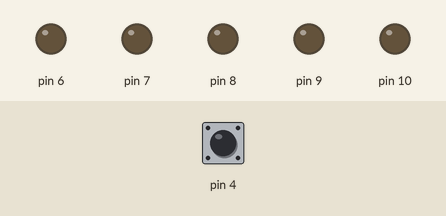
Simulated run of this sketch. Board: Arduino Uno, built with avr-gcc and run on an emulated ATmega328P. On the bench: output pins drawn as LEDs (lit = HIGH). Inputs (shaded band) come from the test bench; at power-on: pin 4 HIGH. Random numbers use the default seed unless the sketch sets one.

Above: at 1.2 s.
1.3 s: pin 4 pulled LOW for 1 s
At 3.0 s:
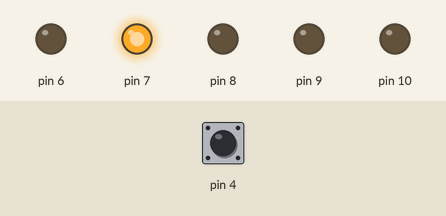
3.8 s: pin 4 pulled LOW for 0.15 s
At 4.3 s:
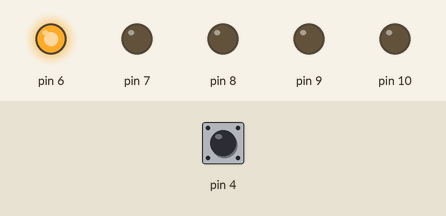
5.4 s: pin 4 pulled LOW for 3.2 s
At 6.0 s:
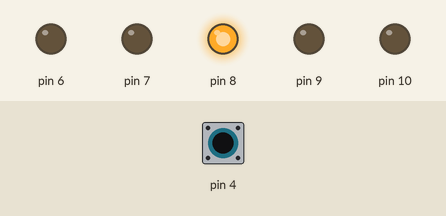
Timing chart, 0 to 9.9 s (numbered marks = the images above; inputs shaded):
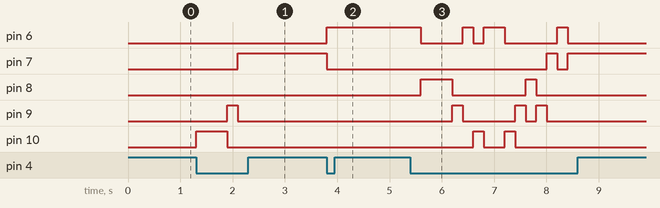

The sketch:

rastgele_LED.ino
```cpp
void setup() {
  // put your setup code here, to run once:
  Serial.begin(9600);
  randomSeed(analogRead(0));

  pinMode(4,INPUT_PULLUP);
  pinMode(6,OUTPUT);
  pinMode(7,OUTPUT);
  pinMode(8,OUTPUT);
  pinMode(9,OUTPUT);
  pinMode(10,OUTPUT);

}

void loop() {
  // put your main code here, to run repeatedly:
  int butonDegeri = digitalRead(4);
  if(butonDegeri == 0)//butona basıldı
  {
    for(int i=6;i<=10;i++)
      digitalWrite(i,LOW);

    int rnd = random(6, 11);//6-7-8-9-10
    digitalWrite(rnd,HIGH);
    delay(200);
  }


}
```

Measured:
- after the input at 1.3 s, pin 7: LOW → HIGH after 0.80 s; pin 9: LOW → HIGH after 0.60 s, → LOW 0.20 s later; pin 10: LOW → HIGH at once, → LOW 0.60 s later
- after the input at 3.8 s, pin 6: LOW → HIGH at once; pin 7: HIGH → LOW at once
- after the input at 5.4 s, pin 6: goes LOW 0.80 s, HIGH 0.20 s, LOW 0.20 s, HIGH 0.40 s, LOW 1.0 s, HIGH 0.20 s, then LOW, starting after 0.20 s; pin 7: LOW → HIGH after 2.6 s, → LOW 0.20 s later, → HIGH 0.20 s later
